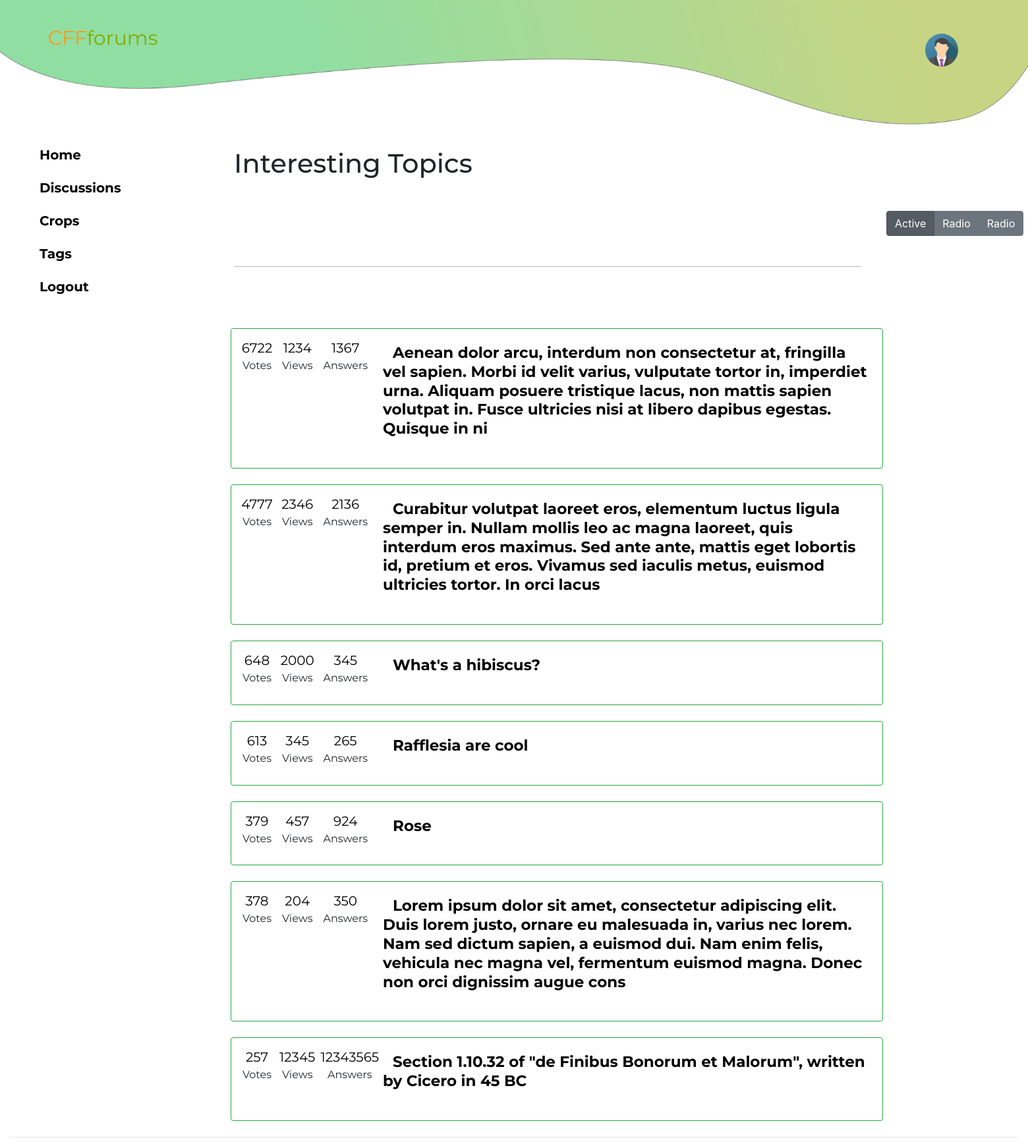
Before: /directory/Main/php/discussion.php (signed in) with the older database file.
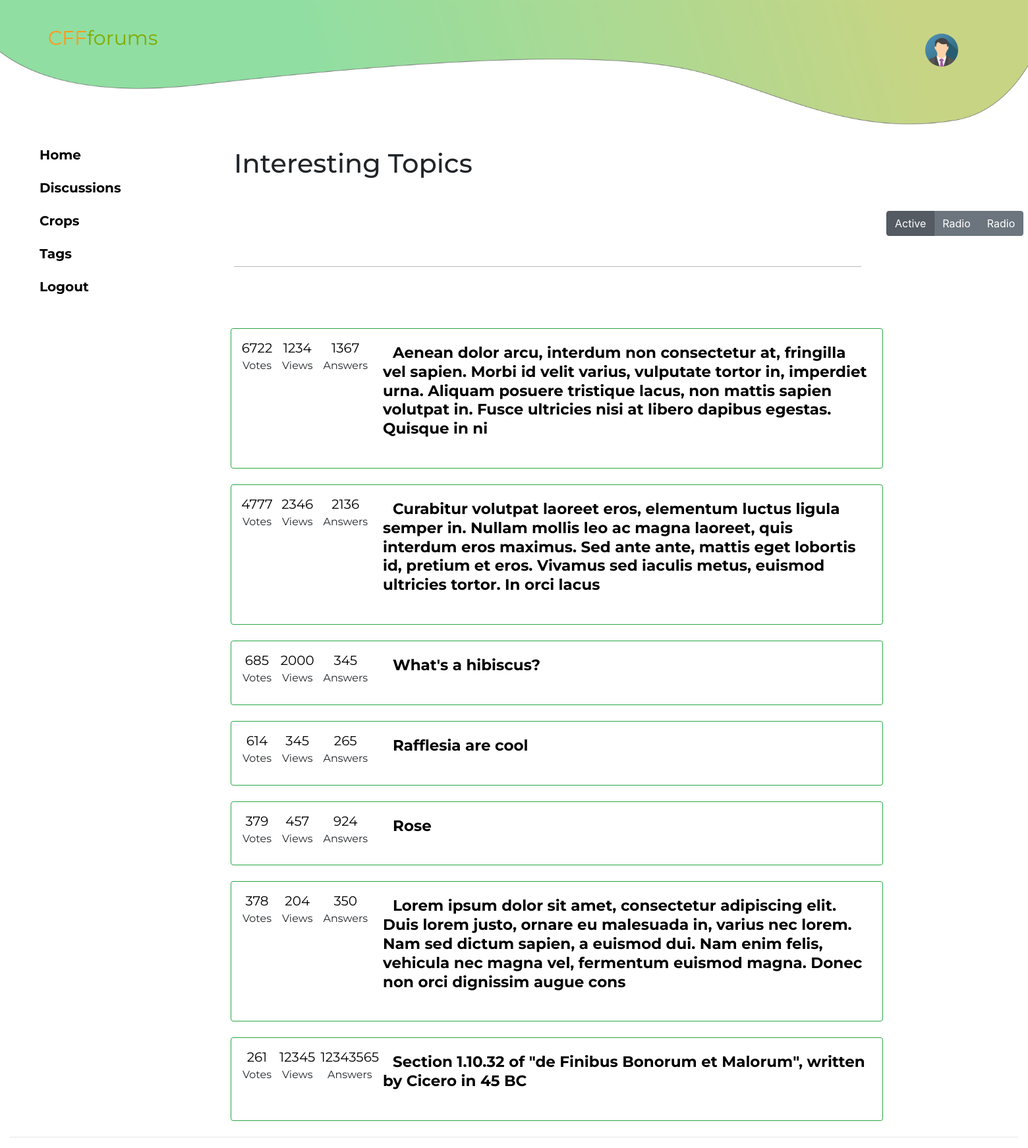
After: the same page with the newer database file.
### tables this page shows
CREATE TABLE `thread` (
  `ThreadID` int(10) NOT NULL,
  `ThreadModeratorID` int(10) NOT NULL,
  `ThreadUserID` int(10) NOT NULL,
  `ThreadSubject` varchar(255) NOT NULL,
  `ThreadDescription` varchar(500) NOT NULL,
  `ThreadVoteCount` int(10) NOT NULL,
  `ThreadSubscribedUserID` int(10) NOT NULL,
  `ThreadSubscribeduserCount` int(10) NOT NULL,
  `ThreadViewsCount` int(10) NOT NULL,
  `ThreadAnswersCount` int(10) NOT NULL,
  `ThreadCreatedDate` timestamp NOT NULL DEFAULT CURRENT_TIMESTAMP
);

### directory/Main/php/discussion.php (the view, shortened to what this page needs)
<!DOCTYPE html>
<html>
<head>
<link href="../../resources/css/bootstrap.min.css" rel="stylesheet">
<link href="../../resources/css/style1.css" rel="stylesheet">
</head>
<body>
<div class="container-fluid">
  <div class="header">
    <div class="logo">
      <a href="home.php" style='text-decoration: none'><font color=#ff9918>CFF</font><font color=#81ab00>forums</font></a>
    </div>
    <a href="profile.php"><img src="../../resources/img/avatar.png" alt="Avatar" class="avatar"></a>
    <div class='container-1'>
    <img src="../../resources/img/navbar-x2.png" alt="header" width=100% height=300px>
</div>
    </div>
    <br />
    <div class="nav-bar">
      <a href="home.php" class="nav-link">Home</a>
      <a href="discussion.php" class="nav-link">Discussions</a>
      <a href="crops.php" class="nav-link">Crops</a>
      <a href="tags.php" class="nav-link">Tags</a>
      <a href="logout.php" class="nav-link">Logout</a>
    </div>
    <div class="main-body">
    <h1 class="text1-left" style="font-size:40px;font-family: 'Montserrat', sans-serif;font-size: 40px;padding-bottom:40px;">Interesting Topics</h1>
    <div class="btn-group btn-group-toggle" data-toggle="buttons">
  <label class="btn btn-secondary active">
    <input type="radio" name="options" id="option1" autocomplete="off" checked> Active
  </label>
  <label class="btn btn-secondary">
    <input type="radio" name="options" id="option2" autocomplete="off"> Radio
  </label>
  <label class="btn btn-secondary">
    <input type="radio" name="options" id="option3" autocomplete="off"> Radio
  </label>
</div>
    <div class="line">
    <br /><br /><br /><br />
    </div>
      </div>
    <div class="col-md-8">
    <?php
  include_once("config.php");
  $sql = "SELECT * FROM thread ORDER BY ThreadVoteCount DESC LIMIT 7 ";
  $res = mysqli_query($link,$sql);
  $threads = "";
  if(mysqli_num_rows($res) > 0){
    while($row = mysqli_fetch_assoc($res)){
      $threadID = $row['ThreadID'];
      $title = $row['ThreadSubject'];
      $viewcount = $row['ThreadViewsCount'];
      $votecount = $row['ThreadVoteCount'];
      $answercount = $row['ThreadAnswersCount'];
      $threads .= "<div class='card border-success mb-4 '>
      <div class='card-body'>
        <div class='row'>
            <div class='text-center col-md-0 pl-2 pt-1' >
          <a href='specificquestion.php?cthreadID=".$threadID." '' class='card-link'  style='text-decoration: none' >".$votecount."</a>
          <p class='thread-button pl-1 pr-1'>Votes</p>
            </div>
            <div class='text-center col-md-0 pl-2 pt-1 '>
          <a href='specificquestion.php?cthreadID=".$threadID." '' class='card-link' style='text-decoration: none'>".$viewcount."</a>
          <p class='thread-button pl-1 pr-1'>Views</p>
            </div>
            <div class='text-center col-md-0 pl-2 pt-1'>
          <a href='specificquestion.php?cthreadID=".$threadID." '' class='card-link' style='text-decoration: none'>".$answercount."</a>
          <p class='thread-button pl-1 pr-1'>Answers</p>
            </div>
        </div>
          <font size='-1'>
          </font>
          <div class='card-body1 pt-0 pb-0 '>
              <h4><a href='specificquestion.php?cthreadID=".$threadID." '' class='card-title' style='text-decoration: none' >".$title."</a></h4>
                  </div>
      </div>
   </div>";
    }
    echo $threads;
  }
   else {
     echo "<p>There are no threads available yet.</p>";
   }?>
   </div>
<hr>
</div>
</body>
</html>

### directory/Resources/css/style1.css (style rules this page uses)
* { box-sizing: border-box; }
.card { border-width:1.4px; }
.active { background-color:#545b62; }
.card-title { font-family: 'Montserrat', sans-serif; font-size: 23px; font-weight: bold; padding-left: 15px; text-align: right; color: rgb(0, 0, 0); }
.card-link { font-family: 'Montserrat', sans-serif; font-size: 20px; }
.thread-button { font-family: 'Montserrat', sans-serif; }
.card-body1 { padding-left:210px; }
.nav-bar { width: 200px; position: fixed; z-index: 1; top: 200px; left: 30px; background: transparent; overflow-x: hidden; padding: 10px 10px; }
.nav-bar a { padding: 10px 20px 10px 20px; text-decoration: bold; font-size: 20px; color: rgb(0, 0, 0); display: block; }
.nav-link { font-family: 'Montserrat', sans-serif; font-weight: bold; }
.btn-group { padding-left:990px; }
.logo { position: absolute; top: 19%; left: 10%; transform: translate(-50%, -50%); font-size: 30px; font-weight: normal; font-family: 'Montserrat', sans-serif; text-decoration: none; }
.container-1 { padding-right:-200px; }
.main-body { padding-left:340px; padding-top:200px; padding-bottom:0px; }
.logo { position: absolute; top: 30%; left: 10%; transform: translate(-50%, -50%); font-size: 30px; font-family: Arial; text-decoration: none; }
a { text-decoration: none; color: black; }
.avatar { position:absolute; top: 17%; left: 90%; width: 50px; height: 50px; border-radius: 50%; z-index: 1; }
.thread-button { padding-top:0px; padding-left:0px; margin-top:0px; }
.card-body1 { padding-left:200px; margin-top:-62px; margin-bottom:25px; }
.card-body { margin-top:-10px; }
h1 { font-family: Arial; }
.line { width: 61%; height: 47px; border-bottom: 1px solid #bbb; position: absolute; }
.col-md-8 { padding-top:140px; margin-left:320px; margin-right:320px; height:90%; }

### directory/Main/php/discussion.php (style rules this page uses)
.card { border-width:1.4px; }
.card-title { font-family: 'Montserrat', sans-serif; font-size: 23px; font-weight: bold; padding-left: 15px; text-align: right; color: rgb(0, 0, 0); }
.card-link { font-family: 'Montserrat', sans-serif; font-size: 20px; }
.thread-button { font-family: 'Montserrat', sans-serif; }
.card-body1 { padding-left:210px; }
.nav-bar { width: 200px; position: fixed; z-index: 1; top: 200px; left: 30px; background: transparent; overflow-x: hidden; padding: 10px 10px; }
.nav-bar a { padding: 10px 20px 10px 20px; text-decoration: bold; font-size: 20px; color: rgb(0, 0, 0); display: block; }
.nav-link { font-family: 'Montserrat', sans-serif; font-weight: bold; }
.btn-group { padding-left:990px; }
.logo { position: absolute; top: 19%; left: 10%; transform: translate(-50%, -50%); font-size: 30px; font-weight: normal; font-family: 'Montserrat', sans-serif; text-decoration: none; }
.container-1 { padding-right:-200px; }
.main-body { padding-left:340px; padding-top:200px; padding-bottom:0px; }

Changed rows visible on the page:
removed thread: ThreadVoteCount "257", ThreadViewsCount "12345", ThreadAnswersCount "12343565", ThreadSubject "Section 1.10.32 of \"de Finibus Bonorum et Malorum\", written by Cicero in 45 BC"
changed thread "What's a hibiscus?": ThreadVoteCount "648" → "685"
changed thread "Rafflesia are cool": ThreadVoteCount "613" → "614"
added thread: ThreadVoteCount "261", ThreadViewsCount "12345", ThreadAnswersCount "12343565", ThreadSubject "Section 1.10.32 of \"de Finibus Bonorum et Malorum\", written by Cicero in 45 BC"
